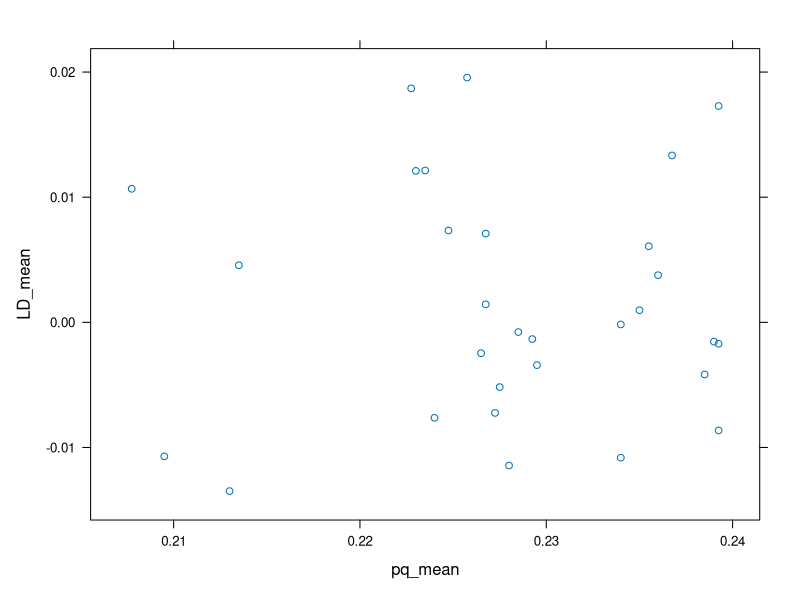
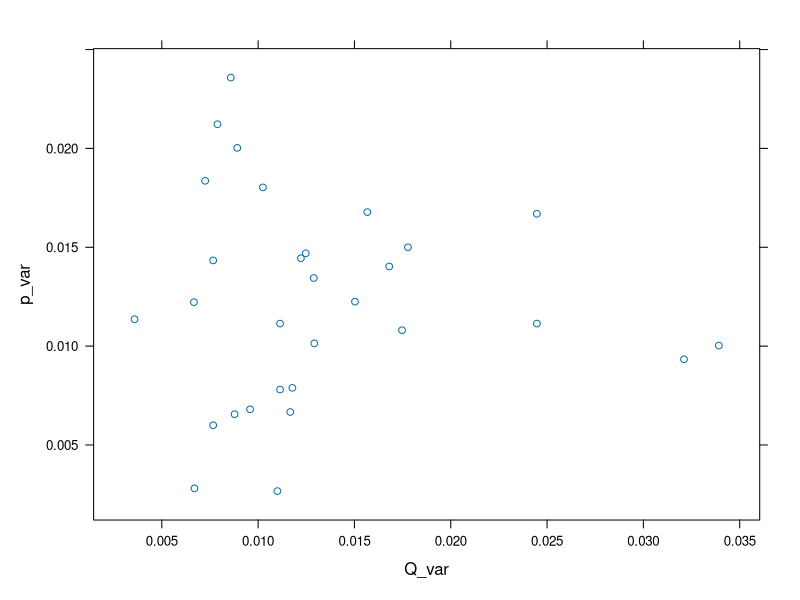
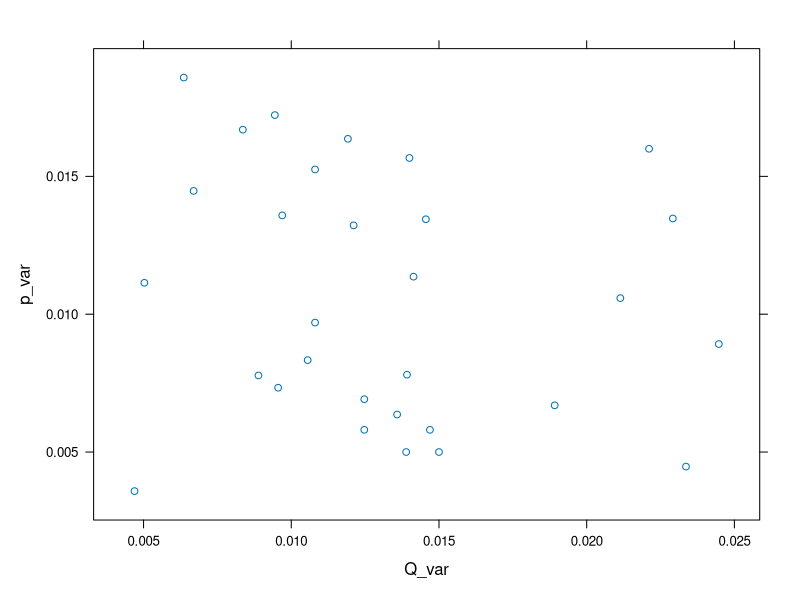
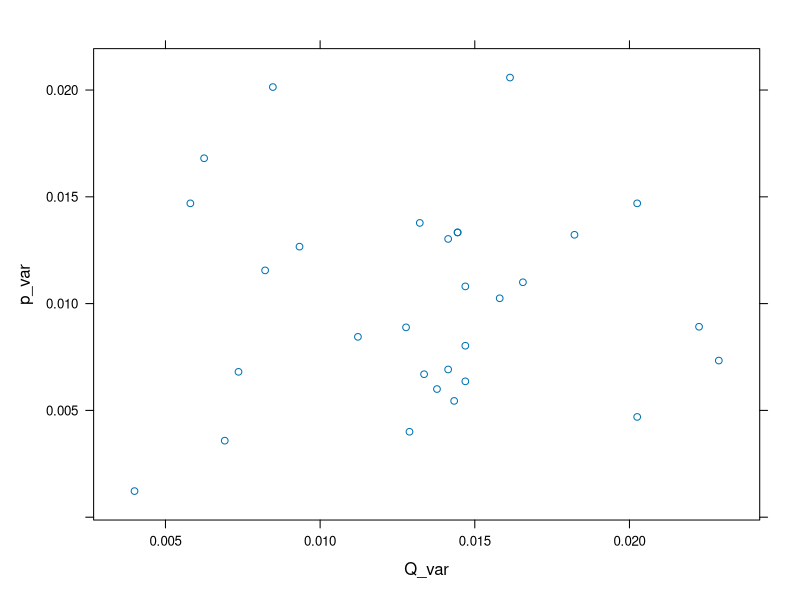
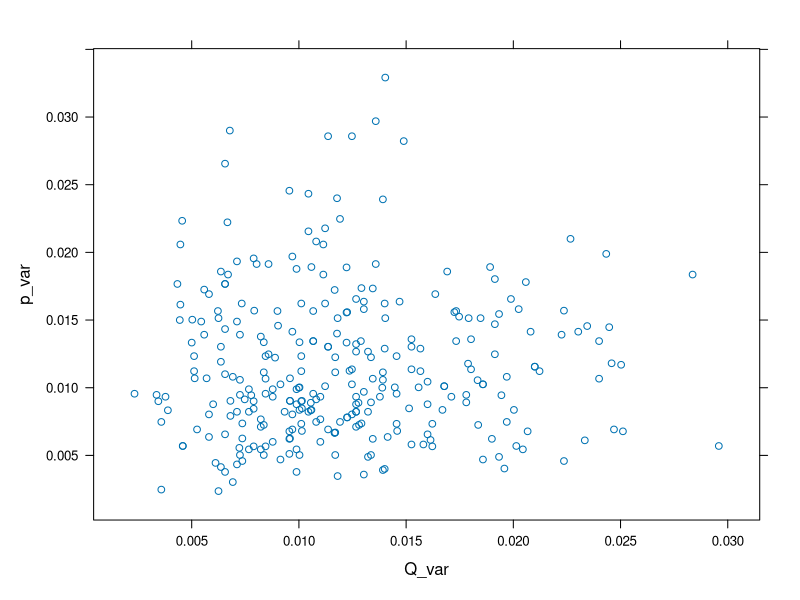
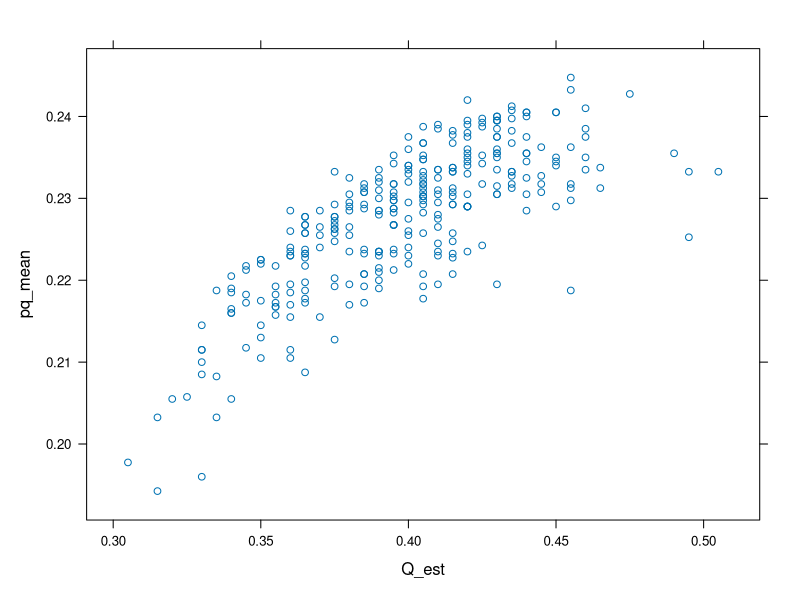
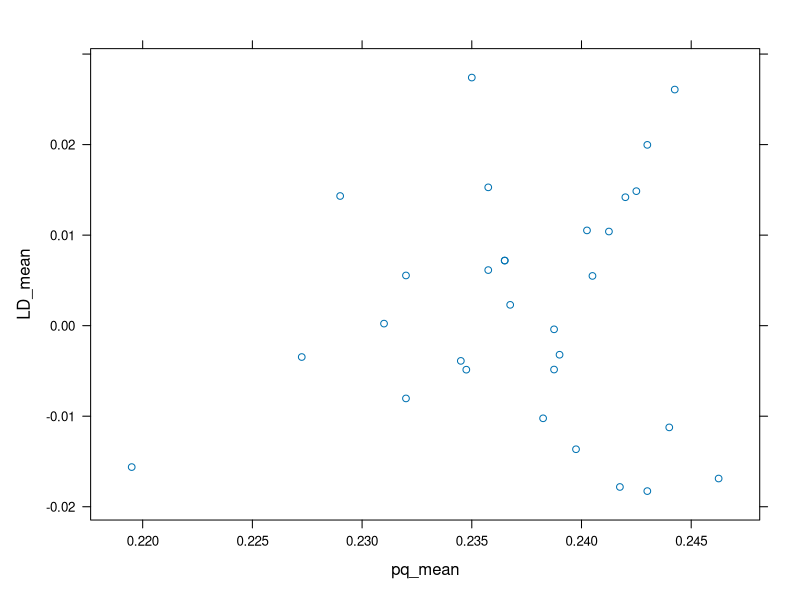
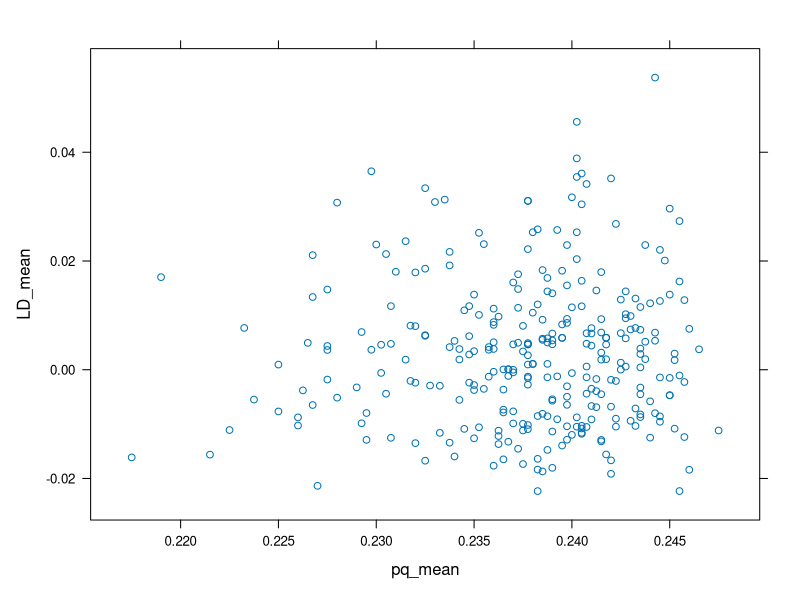

The R script that drew these images, in order:

## simulation study of LD

# assumptions:
# K = 2
# Ancestral populations are known as A and B
# Sampling sites are at a single point
# In the absence of selection, all loci are independently sorting
# p is the frequency of population B alleles
# q is the frequency of population A alleles
# n is the number of loci
# z is the number of population B alleles
# Q is the admixture proportion of population B alleles
# Hardy-Weinburg equilibrium (ie AB hybrids occur with frequence 2pq)
# All loci are autosomal

# Vague terms:
# Arbitrary number of individuals sampled from an arbitrary number of sites
# values can be true, observed, and estimated
# values can also be columns, matrices, vectors, sums, means or variances
# values are site specific
# z values when aggregated are summed across loci
# all other aggregations are averaged unless otherwise specified
# matrices and columns are only for observed values
# matrices contain observed values for each locus and individual
# columns contain observed values aggregated across loci
# vectors either contain observed values aggregated across individuals 
#   or true / estimated values for each locus
# eg the true vector of population B allele frequencies is pTvec

LD_mean_1 <- function(Q_var,Q_est,p_var,n_loci) 
  ( 2*Q_var*n_loci+p_var - Q_est * (1 - Q_est) )/(n_loci-1)

LD_mean_2 <- function(p_mat) 
  LD_mean_1(var(apply(p_mat,1,mean)),mean(p_mat),var(apply(p_mat,2,mean)),ncol(p_mat))

LD_mean_3 <- function(z_mat)
  LD_mean_2(z_mat/2)

obs_stats <- function(p_mat){
  res<- data.frame(Q_var=var(apply(p_mat,1,mean)),
                   Q_est=mean(p_mat),
                   p_var=var(apply(p_mat,2,mean)),
                   n_loci=ncol(p_mat))
  p_est=apply(p_mat,2,mean)
  res$pq_mean= mean(p_est*(1-p_est))
  res$LD_mean= with(res,LD_mean_1(Q_var,Q_est,p_var,n_loci) )
  res
}
            
## Very simple situation (A)
# assume p_true is constant across loci and loci are independent
A_res_true <- function(p_true, n_loci){
  z_true = 2*p_true*n_loci
  q_true = 1-p_true
  z_var = 2*n_loci*p_true*q_true
  Q_var = p_true*q_true / (2*n_loci*p_true)
  p_var = p_true*q_true / (2*n_loci*p_true)
  
}

A_z_mat <-  function(p_true, n_loci, ind_count)
  matrix(rbinom(n_loci*ind_count,2,p_true),ncol=n_loci)


## Some fun to be had...
library(foreach)

summary(foreach(a=1:30,.combine = rbind) %do% obs_stats(A_z_mat(0.4,10,10)/2) )
library(lattice)
xyplot(LD_mean~pq_mean, data=(foreach(a=1:30,.combine = rbind) %do% obs_stats(A_z_mat(0.4,10,10)/2) )
)
xyplot(p_var~Q_var, data=foreach(a=1:30,.combine = rbind) %do% obs_stats(A_z_mat(0.4,10,10)/2) )
xyplot(p_var~Q_var, data=foreach(a=1:30,.combine = rbind) %do% obs_stats(A_z_mat(0.4,10,10)/2) )
xyplot(p_var~Q_var, data=foreach(a=1:30,.combine = rbind) %do% obs_stats(A_z_mat(0.4,10,10)/2) )
xyplot(p_var~Q_var, data=foreach(a=1:300,.combine = rbind) %do% obs_stats(A_z_mat(0.4,10,10)/2) )
xyplot(pq_mean~Q_est, data=foreach(a=1:300,.combine = rbind) %do% obs_stats(A_z_mat(0.4,10,10)/2) )
xyplot(LD_mean~pq_mean, data=foreach(a=1:30,.combine = rbind) %do% obs_stats(A_z_mat(0.5,10,10)/2) )
xyplot(LD_mean~pq_mean, data=foreach(a=1:300,.combine = rbind) %do% obs_stats(A_z_mat(0.5,10,10)/2) )

